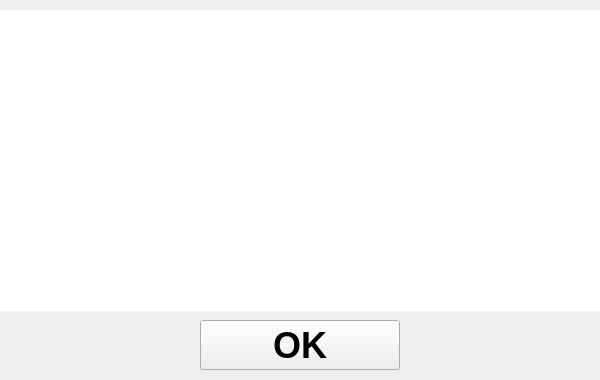
<?xml version="1.0" encoding="UTF-8"?>
<ui version="4.0">
 <class>FormNoticeDialog</class>
 <widget class="QWidget" name="FormNoticeDialog">
  <property name="geometry">
   <rect>
    <x>0</x>
    <y>0</y>
    <width>600</width>
    <height>380</height>
   </rect>
  </property>
  <property name="windowTitle">
   <string>Error</string>
  </property>
  <widget class="QPlainTextEdit" name="plainTextEditDetail">
   <property name="geometry">
    <rect>
     <x>0</x>
     <y>10</y>
     <width>601</width>
     <height>301</height>
    </rect>
   </property>
   <property name="minimumSize">
    <size>
     <width>0</width>
     <height>250</height>
    </size>
   </property>
   <property name="font">
    <font>
     <family>Arial</family>
     <pointsize>28</pointsize>
     <bold>true</bold>
    </font>
   </property>
   <property name="frameShape">
    <enum>QFrame::Shape::NoFrame</enum>
   </property>
   <property name="verticalScrollBarPolicy">
    <enum>Qt::ScrollBarPolicy::ScrollBarAsNeeded</enum>
   </property>
   <property name="horizontalScrollBarPolicy">
    <enum>Qt::ScrollBarPolicy::ScrollBarAlwaysOff</enum>
   </property>
   <property name="undoRedoEnabled">
    <bool>false</bool>
   </property>
   <property name="readOnly">
    <bool>true</bool>
   </property>
  </widget>
  <widget class="QPushButton" name="pushButton">
   <property name="geometry">
    <rect>
     <x>200</x>
     <y>320</y>
     <width>200</width>
     <height>50</height>
    </rect>
   </property>
   <property name="font">
    <font>
     <pointsize>27</pointsize>
     <bold>true</bold>
    </font>
   </property>
   <property name="text">
    <string>OK</string>
   </property>
  </widget>
 </widget>
 <resources/>
 <connections/>
</ui>
